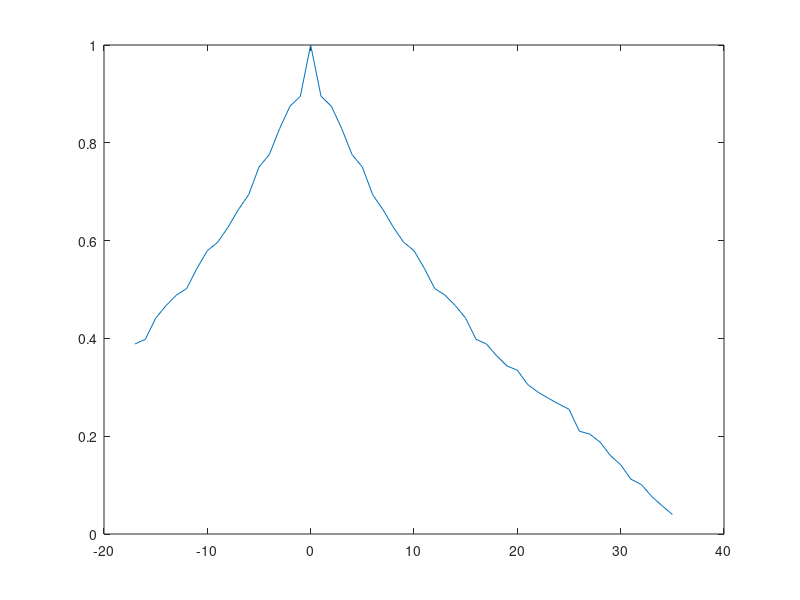

Here is the MATLAB script that generated this plot: (Note: this script raises an error after producing the figure.)
%% https://machinelearningmastery.com/arima-for-time-series-forecasting-with-python/

figure(7)
shampoo = load('shampoo.txt')
plot(1:length(shampoo),shampoo(:,3))

data = shampoo(:,3);

lx = xcorr(data,1,'coeff');
[lx,lagsx] = xcorr(data,18,'coeff');
[lx,lagsx] = xcorr(data,[],'coeff');
plot(lagsx(19:end),lx(19:end))

[la,lagsa] = autocorr(data,length(data)-1);
plot(lagsa,l); plotaxis2;
plot(lagsa(2:end),la(2:end),lagsx(19:end),lx(19:end)); plotaxis2;

plot(lagsa(2:length(la)),la(2:length(la)),lagsx(19:length(lagsx)),lx(19:length(lagsx))); plotaxis2;
plot(lagsa(2:length(la)),la(2:length(la)),lagsx(19:length(lagsx)),sqrt(lx(19:length(lagsx)))); plotaxis2;
plot(lagsa(2:length(la)),la(2:length(la)),lagsx(19:length(lagsx)),lx(19:length(lagsx)).^2); plotaxis2;

%% A random variable that is a time series is stationary if its
%% statistical properties are all constant over time.  A stationary
%% series has no trend, its variations around its mean have a constant
%% amplitude, and it wiggles in a consistent fashion,
